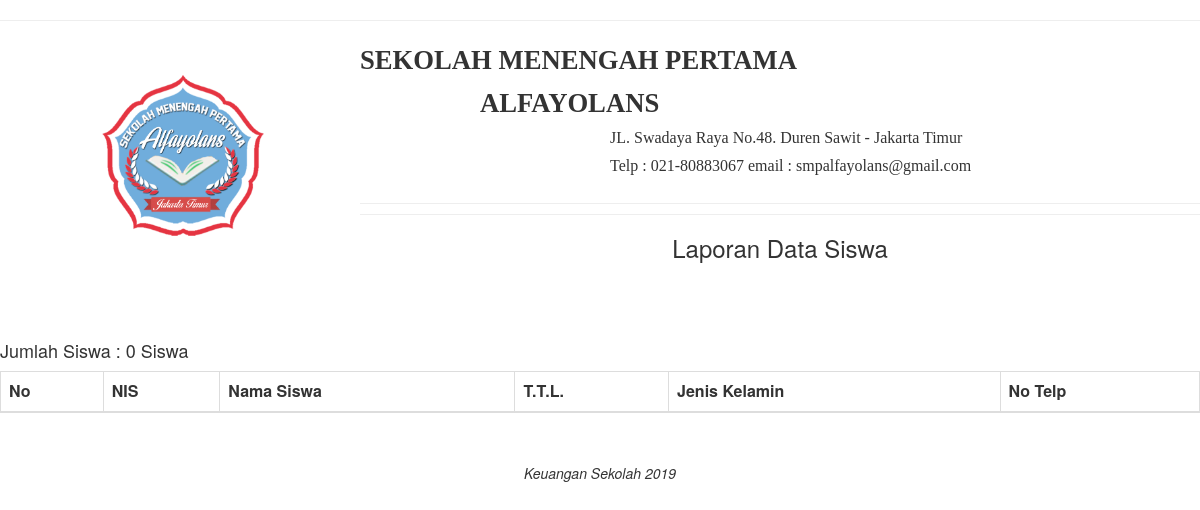
The page /pages/datalaporan.php?item=siswa (signed in) on the database as committed earlier.
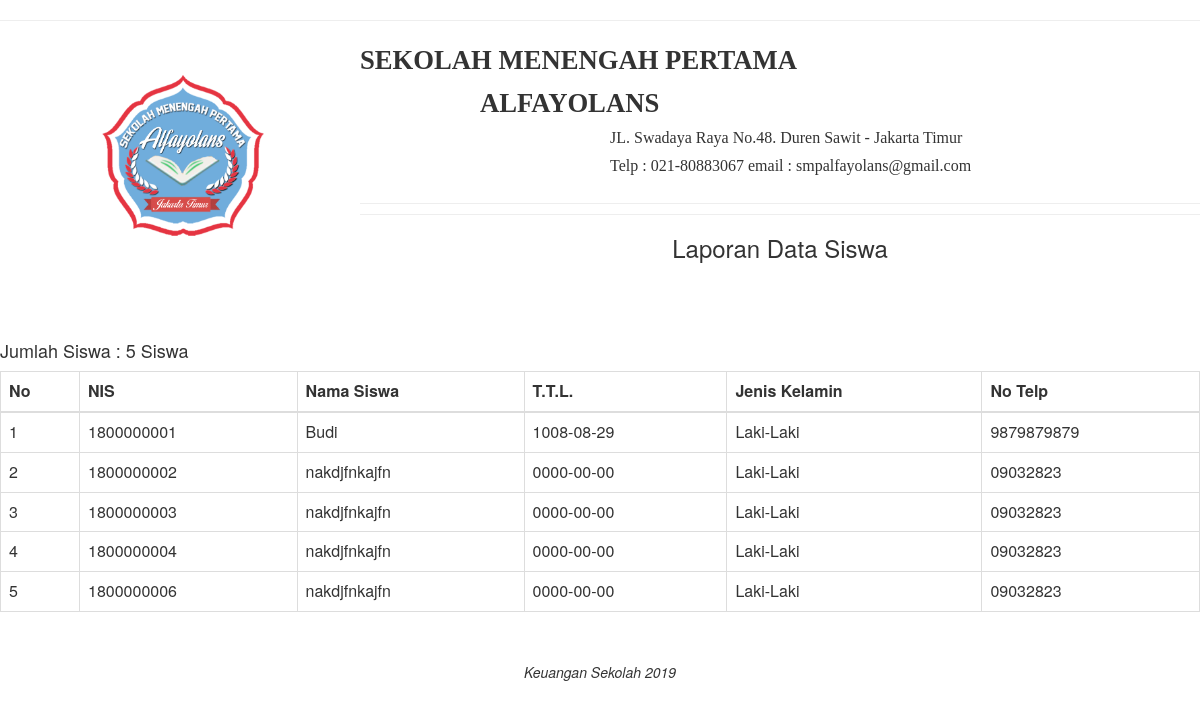
The same page on the database as committed later.
### tables this page shows
CREATE TABLE `tb_siswa` (
  `id_siswa` int(11) NOT NULL,
  `nis` int(11) NOT NULL,
  `tahun_ajaran` int(11) NOT NULL,
  `nama_lengkap` varchar(50) NOT NULL,
  `tempat_lahir` varchar(30) NOT NULL,
  `tgl_lahir` date NOT NULL,
  `jk` varchar(10) NOT NULL,
  `alamat` text NOT NULL,
  `agama` varchar(30) NOT NULL,
  `telp` varchar(15) NOT NULL,
  `nama_wali` varchar(50) NOT NULL,
  `pekerjaan_wali` varchar(30) NOT NULL,
  `sekolah_asal` varchar(30) NOT NULL,
  `tahun_lulus` int(11) NOT NULL,
  PRIMARY KEY (`id_siswa`),
  KEY `nis` (`nis`)
);

### pages/datalaporan.php (the view, shortened to what this page needs)
<link rel="stylesheet" href="style/datalaporan.css">
<?php
include '../connection/connection.php';
include '../template/bootstrapcss.php';
$item = $_GET['item'];
    switch ($item) {
        case 'siswa':
            $judul = "Data Siswa";
            $sql = "SELECT * FROM tb_siswa";
            break;
    }
?>
<div id="atas" style="margin-top: 0px">
<div class="awal">
    <hr>
<img src="../images/logo.png" width="30%" heigh="30%" style="margin-top:30px; float:left">
<label style="font-size:20pt; font-family: time news romans">SEKOLAH MENENGAH PERTAMA </label><br>
<label style="font-size:20pt; font-family: time news romans; margin-left:120px">ALFAYOLANS</label><br>
<label style="font-size:12pt; font-family: time news romans; font-weight: normal; margin-left:250px">JL. Swadaya Raya No.48. Duren Sawit - Jakarta Timur </label><br>
<label style="font-size:12pt; font-family: time news romans; font-weight: normal; margin-left: 250px">Telp : 021-80883067   email : smpalfayolans@gmail.com</label>
<hr><hr style="margin-top: -10px">
<h3 align="center">Laporan <?php echo $judul ?></h3>
</div>
</div><br><br>
<?php
$result = mysqli_query($kon,$sql);
if($item=='siswa'){
    $jumlah = mysqli_num_rows($result);
    ?>
<div id="isi">
    <h4>Jumlah Siswa : <?php echo $jumlah ?> Siswa</h4>
    <table class="table table-bordered">
        <thead>
            <tr>
            <th>No</th>
            <th>NIS</th>
            <th>Nama Siswa</th>
            <th>T.T.L.</th>
            <th>Jenis Kelamin</th>
            <th>No Telp</th>
            </tr>
        </thead>
        <tbody>
        <?php $no=0;while($row = mysqli_fetch_array($result)){$no++; ?>
        <tr>
        <td><?php echo $no ?></td>
        <td><?php echo $row['nis'] ?></td>
        <td><?php echo $row['nama_lengkap'] ?></td>
        <td><?php echo $row['tgl_lahir'] ?></td>
        <td><?php echo $row['jk'] ?></td>
        <td><?php echo $row['telp'] ?></td>
        </tr>
        <?php } ?>
        </tbody>
    </table>
</div>
    <?php
}
?>
<div id="bawah" >
<em>Keuangan Sekolah <?php echo Date("Y") ?></em>
</div>

Rows that differ between the two databases and show on the page:
added tb_siswa: nis "1800000001", nama_lengkap "Budi", tgl_lahir "1008-08-29", jk "Laki-Laki", telp "9879879879"
added tb_siswa: nis "1800000002", nama_lengkap "nakdjfnkajfn", tgl_lahir "0000-00-00", jk "Laki-Laki", telp "09032823"
added tb_siswa: nis "1800000003", nama_lengkap "nakdjfnkajfn", tgl_lahir "0000-00-00", jk "Laki-Laki", telp "09032823"
added tb_siswa: nis "1800000004", nama_lengkap "nakdjfnkajfn", tgl_lahir "0000-00-00", jk "Laki-Laki", telp "09032823"
added tb_siswa: nis "1800000006", nama_lengkap "nakdjfnkajfn", tgl_lahir "0000-00-00", jk "Laki-Laki", telp "09032823"
Other text that changed with them:
$jumlah: "0" → "5"
